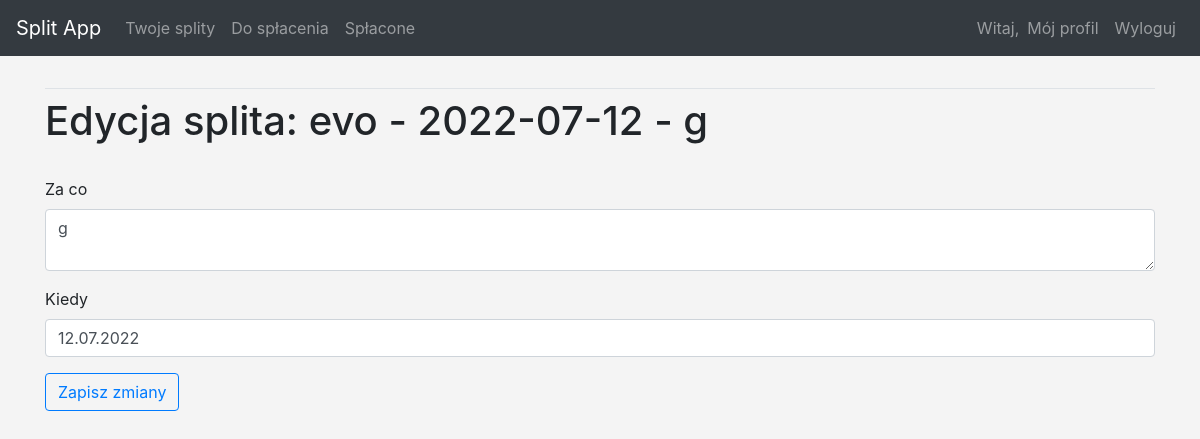
/edit_transaction/2 (signed in), run on the app's committed database.
### split_app/models.py (models this page shows)
class Transaction(models.Model):
    owner = models.ForeignKey(User, on_delete=models.CASCADE, related_name="transaction")
    t_desc = models.TextField(blank=True, null=True)
    t_date = models.DateField()
    t_status = models.CharField(default=c.new, editable=False, max_length=16)
    def __str__(self):
        return f"{self.owner} - {self.t_date} - {self.t_desc}"

### split_app/views.py (the view)
@login_required
def edit_transaction(request,transaction_id):
    var_transaction = Transaction.objects.get(id=transaction_id)
    if var_transaction.owner != request.user:
        raise Http404
    if request.method != 'POST':
        form = TransactionForm(instance=var_transaction)
    else:
        form = TransactionForm(instance=var_transaction, data=request.POST)
        if form.is_valid():
            form.save()
            return redirect("split_app:transaction", transaction_id=var_transaction.id)
    context = {"var_transaction": var_transaction, "form": form}
    return render(request, "split_app/edit_transaction.html", context)

### split_app/forms.py
class TransactionForm(forms.ModelForm):
    t_date = forms.DateField(initial=datetime.today(), label="Kiedy")
    class Meta:
        model = Transaction
        fields = ["t_desc", "t_date"]
        widgets = {
            "t_date": DateInput(),
            "t_desc": forms.Textarea(attrs={"rows": 2, "cols": 40}),
        }
        labels = {"t_desc": "Za co"}

### split_app/templates/split_app/edit_transaction.html (shortened to what this page needs)
{% extends 'split_app/base.html' %}
{% load bootstrap4 %}
{% block content %}
    <h1>Edycja splita: {{ var_transaction }}</h1>
    <br>
    <form action="{% url 'split_app:edit_transaction' var_transaction.id %}" method='post'>
        {% bootstrap_form form %}
    <button name="submit" class="btn btn-outline-primary">Zapisz zmiany</button>
    </form>
{% endblock %}

### split_app/templates/split_app/base.html (style rules this page uses)
body { background: #f4f4f4 }

### data on the page
Transaction: owner+t_date+t_desc "evo - 2022-07-12 - g", t_desc "g", t_date "12.07.2022"
